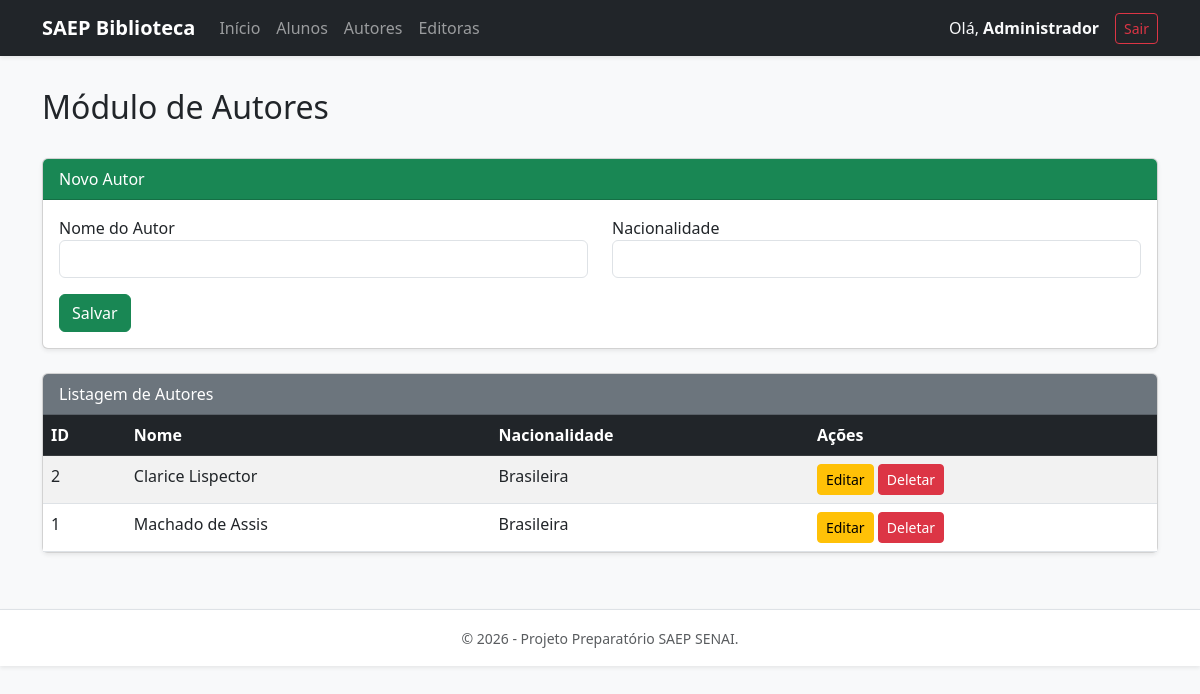
The app's page /autores.php (signed in) with its own data.
### tables this page shows
CREATE TABLE IF NOT EXISTS autores (
    id_autor INT AUTO_INCREMENT PRIMARY KEY,
    nome VARCHAR(100) NOT NULL,
    nacionalidade VARCHAR(50) DEFAULT 'Brasileira'
);

### autores.php (the view, shortened to what this page needs)
<?php
$pdo = getDBConnection();
$editar = ['id_autor' => 0, 'nome' => '', 'nacionalidade' => ''];
$lista = $pdo->query("SELECT * FROM autores ORDER BY id_autor DESC")->fetchAll();
require_once 'includes/header.php';
?>
<div class="d-flex justify-content-between align-items-center mb-4">
    <h2>Módulo de Autores</h2>
</div>
<div class="card shadow-sm mb-4">
    <div class="card-header bg-success text-white"><?= $editar['id_autor'] ? 'Editar Autor' : 'Novo Autor' ?></div>
    <div class="card-body">
        <form method="POST">
            <div class="row">
                <div class="col-md-6 mb-3">
                    <label>Nome do Autor</label>
                    <input type="text" name="nome" class="form-control" value="<?= htmlspecialchars($editar['nome']) ?>" required>
                </div>
                <div class="col-md-6 mb-3">
                    <label>Nacionalidade</label>
                    <input type="text" name="nacionalidade" class="form-control" value="<?= htmlspecialchars($editar['nacionalidade']) ?>">
                </div>
            </div>
            <button type="submit" class="btn btn-success">Salvar</button>
        </form>
    </div>
</div>
<div class="card shadow-sm">
    <div class="card-header bg-secondary text-white">Listagem de Autores</div>
    <div class="card-body p-0">
        <table class="table table-striped mb-0">
            <thead class="table-dark">
                <tr><th>ID</th><th>Nome</th><th>Nacionalidade</th><th>Ações</th></tr>
            </thead>
            <tbody>
                <?php foreach($lista as $item): ?>
                <tr>
                    <td><?= $item['id_autor'] ?></td>
                    <td><?= htmlspecialchars($item['nome']) ?></td>
                    <td><?= htmlspecialchars($item['nacionalidade']) ?></td>
                    <td>
                        <a href="?edit=<?= $item['id_autor'] ?>" class="btn btn-sm btn-warning">Editar</a>
                        <a href="?delete=<?= $item['id_autor'] ?>" class="btn btn-sm btn-danger" onclick="return confirm('Excluir?');">Deletar</a>
                    </td>
                </tr>
                <?php endforeach; ?>
            </tbody>
        </table>
    </div>
</div>
<?php require_once 'includes/footer.php'; ?>

### records on screen
autores: id_autor "2", nome "Clarice Lispector", nacionalidade "Brasileira"
autores: id_autor "1", nome "Machado de Assis", nacionalidade "Brasileira"

### other values on screen
$_SESSION['usuario_nome'] "Administrador"
